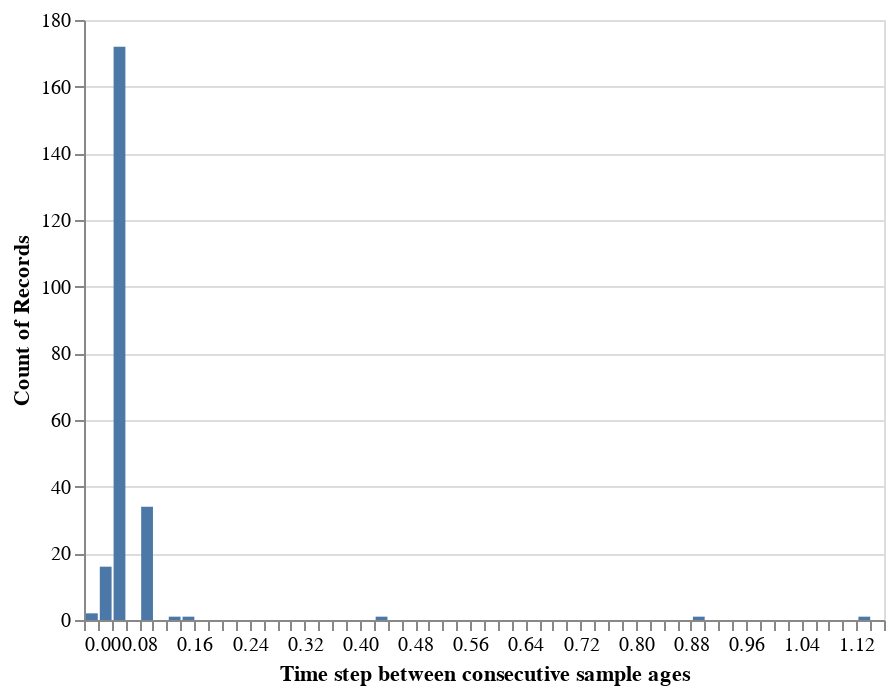

This figure's notebook cell:
### Code cell
# histogram of timesteps
diffs = pd.DataFrame({'diff': diatoms.Age.sort_values().diff().loc[1:, ]})
alt.Chart(diffs).mark_bar().encode(
    x = alt.X('diff', 
              bin = alt.Bin(step = 0.02), 
              title = 'Time step between consecutive sample ages'), 
    y = 'count()'
)

### Figure 1 — Vega-Lite specification as saved in the notebook (floating-point values rounded to 4 significant figures; data arrays with more than 128 entries replaced by an {"elided": "..."} marker saying what was removed)
{"config": {"view": {"continuousWidth": 400, "continuousHeight": 300}}, "data": {"name": "data-1fad5eb1bb8f0f175f9b039d9feb5253"}, "mark": "bar", "encoding": {"x": {"type": "quantitative", "bin": {"step": 0.02}, "field": "diff", "title": "Time step between consecutive sample ages"}, "y": {"type": "quantitative", "aggregate": "count"}}, "$schema": "https://vega.github.io/schema/vega-lite/v4.8.1.json", "datasets": {"data-1fad5eb1bb8f0f175f9b039d9feb5253": {"elided": "229 records"}}}
